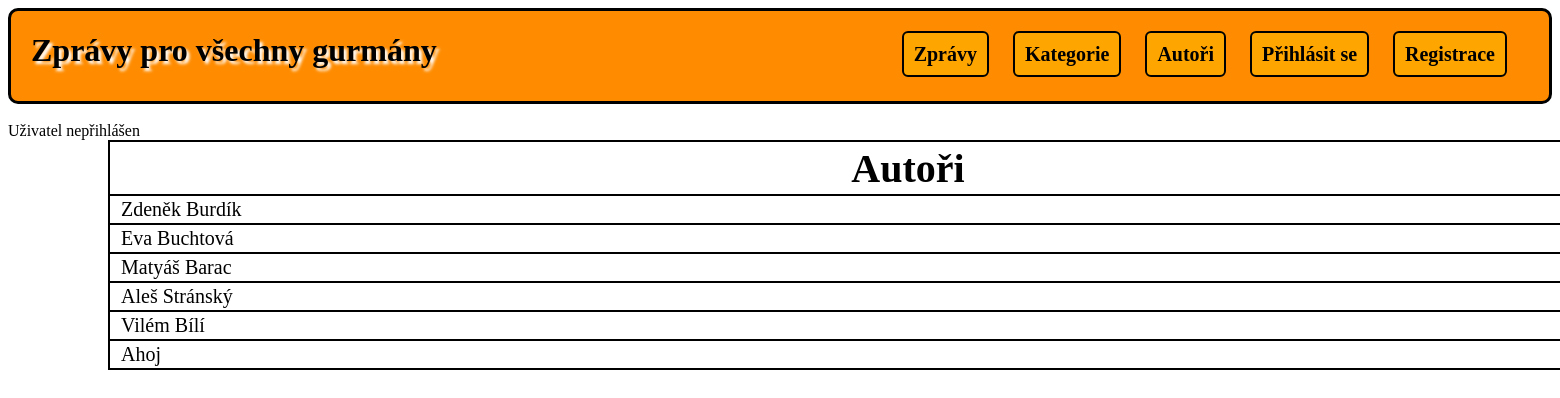
/Zprávy/Autori.php, run on the app's committed database.
### tables this page shows
CREATE TABLE `autor` (
  `ID` int(11) NOT NULL,
  `name` varchar(100) NOT NULL,
  `email` varchar(255) NOT NULL,
  `password` varchar(255) NOT NULL
);

### Zprávy/Autori.php (the view, shortened to what this page needs)
<?php
$conn = new PDO('mysql:host=localhost;dbname=zpravy', 'root', '', [
    PDO::ATTR_ERRMODE => PDO::ERRMODE_EXCEPTION
]);
$conn->query('SET NAMES utf8');
$dotaz = 'SELECT * FROM autor';
$stmt = $conn->prepare($dotaz);
$stmt->execute();
$article = $stmt->fetchAll();
?>
<!doctype html>
<html lang="en">
<head>
    <link rel="stylesheet" href="style.css">
</head>
<body>
<header>
    <div>
        <h1>Zprávy pro všechny gurmány</h1>
        <div>
            <a href="index.php">Zprávy</a>
            <a href="Kategorie.php">Kategorie</a>
            <a href="Autori.php">Autoři</a>
            <a href="login.php">Přihlásit se</a>
            <a href="register.php">Registrace</a>
        </div>
    </div>
</header>
<br>
<?php if (isset($_SESSION['user'])): ?>
    Uživatel
    <br>
    <?= $_SESSION['user']['name'] ?>
    <br>
    <a href="logout.php">Odhlásit</a>
<?php else: ?>
    Uživatel nepřihlášen
<?php endif; ?>
<br>
<table>
    <tr>
        <th>Autoři</th>
    </tr>
    <?php foreach ($article as $zprava): ?>
        <tr>
            <td>
                <a href="vypis.php?id_autor=<?= $zprava['ID']?>">
                    <?= $zprava['name']?>
                </a>
            </td>
        </tr>
    <?php endforeach; ?>
</table>
</body>
</html>

### Zprávy/style.css (style rules this page uses)
header { background-color: darkorange; border-radius: 10px; border: black solid 3px; height: 90px; }
header div h1 { float:left; padding-left: 20px; text-shadow: 3px 3px 3px white }
header div div { float: right; margin: 32px; }
header div div a { border: solid black 2px; padding: 10px; margin: 10px; text-decoration: none; color:black; font-weight: bold; font-size: 20px; border-radius: 6px; background-color: orange; }
table { width: 1600px; margin-left: 100px; border-collapse: collapse; }
table, td, th { border: solid 2px black; }
th { height: 50px; font-size: 40px; }
td { height: 25px; font-size: 20px; }
td a { margin: 10px; text-decoration: none; color: black; }

### data on the page
autor: name "Zdeněk Burdík"
autor: name "Eva Buchtová"
autor: name "Matyáš Barac"
autor: name "Aleš Stránský"
autor: name "Vilém Bílí"
autor: name "Ahoj"
